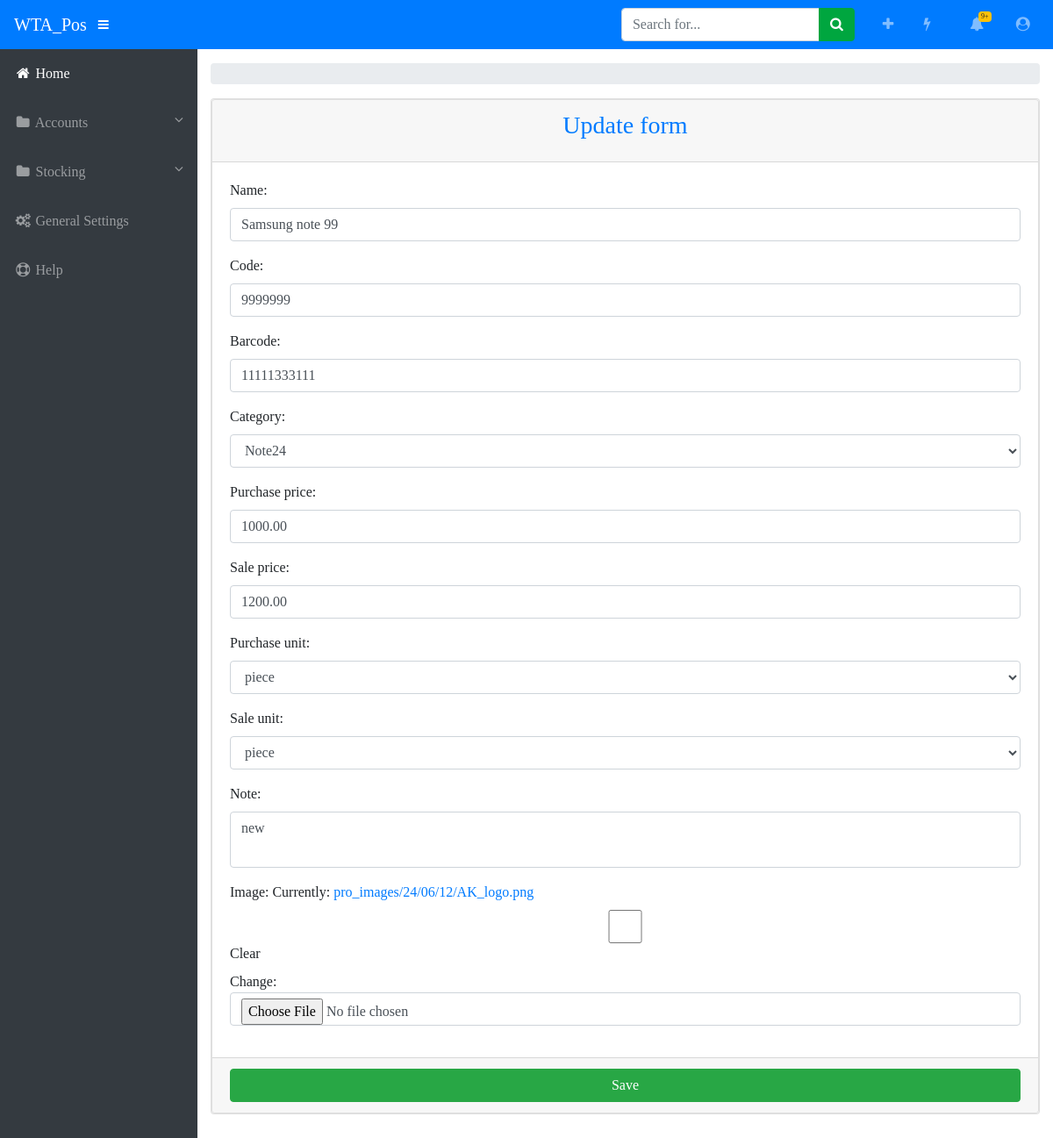
The app's page /Stocked/update/Products/1/, older data.
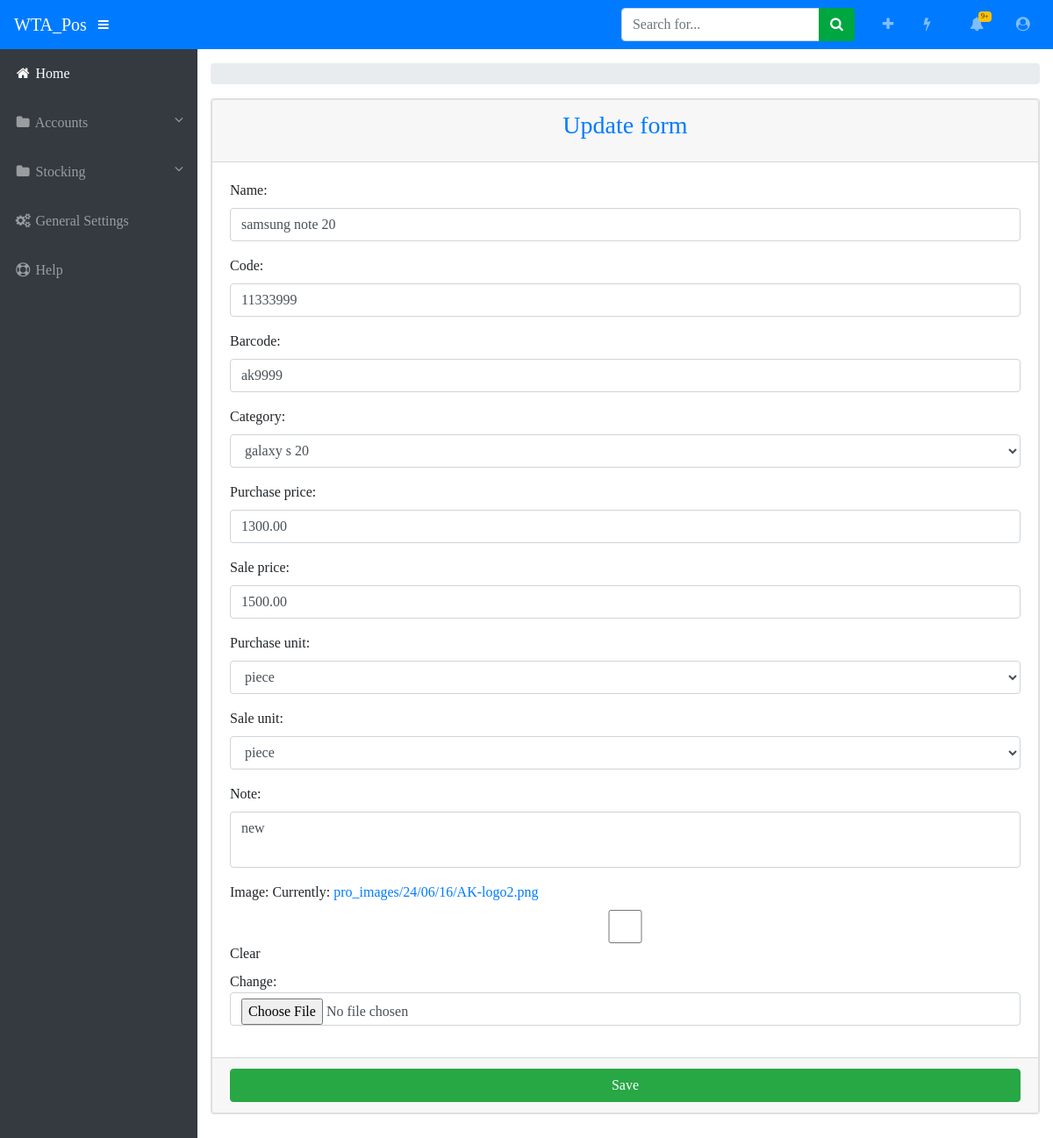
The same page, newer data.
### Stocked/models.py (models this page shows)
class Product(models.Model):
    name = models.CharField(max_length=32)
    code = models.CharField(max_length=8)
    barcode = models.CharField(max_length=16)
    category = models.ForeignKey(Category,on_delete=models.CASCADE)
    purchase_price = models.DecimalField(max_digits=9,decimal_places=2)
    sale_price = models.DecimalField(max_digits=9,decimal_places=2)
    purchase_unit = models.ForeignKey(Unit,on_delete=models.CASCADE,related_name='parchase_unit')
    sale_unit = models.ForeignKey(Unit,on_delete=models.CASCADE,related_name='sale_unit')
    note = models.TextField(max_length=64)
    image = models.ImageField(upload_to="pro_images/%y/%m/%d",default='pro_images/default.png',blank=True)

class Category(models.Model):
    name = models.CharField(max_length=32)
    brand = models.ForeignKey(Brand,on_delete=models.CASCADE)
    note = models.TextField()
    def __str__(self):
        return self.name

class Unit(models.Model):
    name = models.CharField(max_length=32)
    code = models.CharField(max_length=4)
    note = models.TextField()
    def __str__(self):
        return self.name

### Stocked/views.py (the view, shortened to what this page needs)
# urls.py: path('update/<str:template_name>/<int:pk>/',views.updateView.as_view(),name='update'),
class updateView(UpdateView):
    fields = '__all__'
    template_name = 'control/update.html'
    def get_object(self):
        model = get_list_by_template_name(self.kwargs['template_name'])
        pk = self.kwargs['pk']
        return model.objects.get(pk=pk)

### Stocked/utility.py (called while the page is built)
def get_list_by_template_name(template_name)->models:
    if template_name in models_dict :
        return models_dict[template_name]
    else:
        return None

### Stocked/templates/control/update.html (shortened to what this page needs)
{% extends 'Stocked.html' %}
{% block content %}
    <form action="" method="POST" class="card">
        <div class="card-header text-center text-primary">
            <h3 class="card-title">Update form</h3>
        </div>
        <div class="card-body">
        {{form.as_p}}
        </div>
        <div class="card-footer">
            <button type="submit" class="btn btn-success w-100">Save</button>
        </div>
    </form>
{% endblock content %}

Row changes from the older to the newer data that the page shows:
changed Product "piece": name "Samsung note 99" → "samsung note 20"; code "9999999" → "11333999"; barcode "11111333111" → "ak9999"; category "Note24" → "galaxy s 20"; purchase_price "1000.00" → "1300.00"; sale_price "1200.00" → "1500.00"
Text that changed along with them:
text no longer shown: "Name: Code: Barcode: Category: Purchase price: Sale price: Purchase unit: Sale unit: Note: Image: Currently: pro_images/24/06/12/AK_logo.png Clear Change:"
text now shown: "Name: Code: Barcode: Category: Purchase price: Sale price: Purchase unit: Sale unit: Note: Image: Currently: pro_images/24/06/16/AK-logo2.png Clear Change:"
